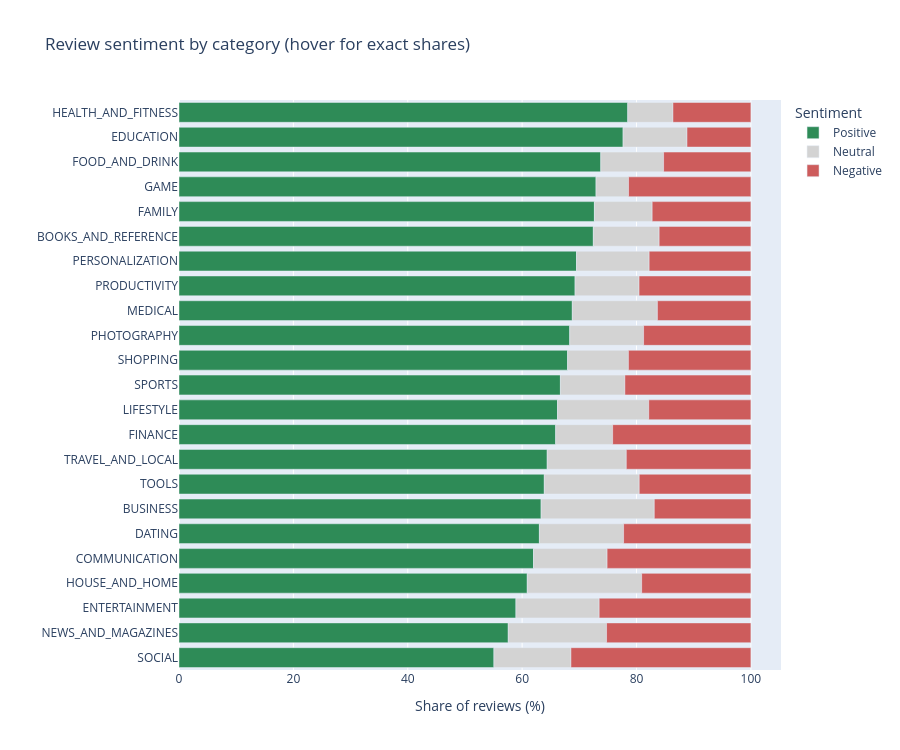

Notebook cell for this chart:
### Code cell
# 9.2 Sentiment mix by category (interactive stacked bars)
inter = (cs[["Positive %", "Neutral %", "Negative %"]]
         .rename(columns=lambda c: c.replace(" %", ""))
         .reset_index()
         .melt(id_vars="Category", var_name="Sentiment", value_name="Share of reviews (%)"))
fig = px.bar(inter, y="Category", x="Share of reviews (%)", color="Sentiment", orientation="h",
             color_discrete_map={"Positive": "seagreen", "Neutral": "lightgray", "Negative": "indianred"},
             category_orders={"Category": cs.index.tolist(), "Sentiment": order_s},
             title="Review sentiment by category (hover for exact shares)")
fig.update_layout(height=750, yaxis_title="")
fig.show()

### Figure 1 — Plotly figure (JSON) as saved in the notebook; plotly's stock layout.template omitted (floating-point values rounded to 4 significant figures)
{"data": [{"hovertemplate": "Sentiment=Positive<br>Share of reviews (%)=%{x}<br>Category=%{y}<extra></extra>", "legendgroup": "Positive", "marker": {"color": "seagreen", "pattern": {"shape": ""}}, "name": "Positive", "orientation": "h", "showlegend": true, "textposition": "auto", "type": "bar", "x": [78.47, 77.65, 73.76, 72.92, 72.64, 72.45, 69.51, 69.25, 68.77, 68.32, 67.95, 66.69, 66.19, 65.87, 64.39, 63.88, 63.32, 63.02, 61.99, 60.9, 58.92, 57.57, 55.07], "xaxis": "x", "y": ["HEALTH_AND_FITNESS", "EDUCATION", "FOOD_AND_DRINK", "GAME", "FAMILY", "BOOKS_AND_REFERENCE", "PERSONALIZATION", "PRODUCTIVITY", "MEDICAL", "PHOTOGRAPHY", "SHOPPING", "SPORTS", "LIFESTYLE", "FINANCE", "TRAVEL_AND_LOCAL", "TOOLS", "BUSINESS", "DATING", "COMMUNICATION", "HOUSE_AND_HOME", "ENTERTAINMENT", "NEWS_AND_MAGAZINES", "SOCIAL"], "yaxis": "y"}, {"hovertemplate": "Sentiment=Neutral<br>Share of reviews (%)=%{x}<br>Category=%{y}<extra></extra>", "legendgroup": "Neutral", "marker": {"color": "lightgray", "pattern": {"shape": ""}}, "name": "Neutral", "orientation": "h", "showlegend": true, "textposition": "auto", "type": "bar", "x": [7.896, 11.18, 10.98, 5.687, 10.1, 11.51, 12.7, 11.19, 14.88, 12.91, 10.63, 11.27, 15.95, 9.955, 13.82, 16.6, 19.79, 14.72, 12.87, 20.0, 14.55, 17.19, 13.46], "xaxis": "x", "y": ["HEALTH_AND_FITNESS", "EDUCATION", "FOOD_AND_DRINK", "GAME", "FAMILY", "BOOKS_AND_REFERENCE", "PERSONALIZATION", "PRODUCTIVITY", "MEDICAL", "PHOTOGRAPHY", "SHOPPING", "SPORTS", "LIFESTYLE", "FINANCE", "TRAVEL_AND_LOCAL", "TOOLS", "BUSINESS", "DATING", "COMMUNICATION", "HOUSE_AND_HOME", "ENTERTAINMENT", "NEWS_AND_MAGAZINES", "SOCIAL"], "yaxis": "y"}, {"hovertemplate": "Sentiment=Negative<br>Share of reviews (%)=%{x}<br>Category=%{y}<extra></extra>", "legendgroup": "Negative", "marker": {"color": "indianred", "pattern": {"shape": ""}}, "name": "Negative", "orientation": "h", "showlegend": true, "textposition": "auto", "type": "bar", "x": [13.63, 11.18, 15.27, 21.4, 17.27, 16.05, 17.79, 19.56, 16.35, 18.76, 21.42, 22.04, 17.87, 24.18, 21.79, 19.53, 16.89, 22.26, 25.15, 19.1, 26.53, 25.24, 31.47], "xaxis": "x", "y": ["HEALTH_AND_FITNESS", "EDUCATION", "FOOD_AND_DRINK", "GAME", "FAMILY", "BOOKS_AND_REFERENCE", "PERSONALIZATION", "PRODUCTIVITY", "MEDICAL", "PHOTOGRAPHY", "SHOPPING", "SPORTS", "LIFESTYLE", "FINANCE", "TRAVEL_AND_LOCAL", "TOOLS", "BUSINESS", "DATING", "COMMUNICATION", "HOUSE_AND_HOME", "ENTERTAINMENT", "NEWS_AND_MAGAZINES", "SOCIAL"], "yaxis": "y"}], "layout": {"barmode": "relative", "height": 750, "legend": {"title": {"text": "Sentiment"}, "tracegroupgap": 0}, "title": {"text": "Review sentiment by category (hover for exact shares)"}, "xaxis": {"anchor": "y", "domain": [0, 1], "title": {"text": "Share of reviews (%)"}}, "yaxis": {"anchor": "x", "categoryarray": ["SOCIAL", "NEWS_AND_MAGAZINES", "ENTERTAINMENT", "HOUSE_AND_HOME", "COMMUNICATION", "DATING", "BUSINESS", "TOOLS", "TRAVEL_AND_LOCAL", "FINANCE", "LIFESTYLE", "SPORTS", "SHOPPING", "PHOTOGRAPHY", "MEDICAL", "PRODUCTIVITY", "PERSONALIZATION", "BOOKS_AND_REFERENCE", "FAMILY", "GAME", "FOOD_AND_DRINK", "EDUCATION", "HEALTH_AND_FITNESS"], "categoryorder": "array", "domain": [0, 1], "title": {"text": ""}}}}
